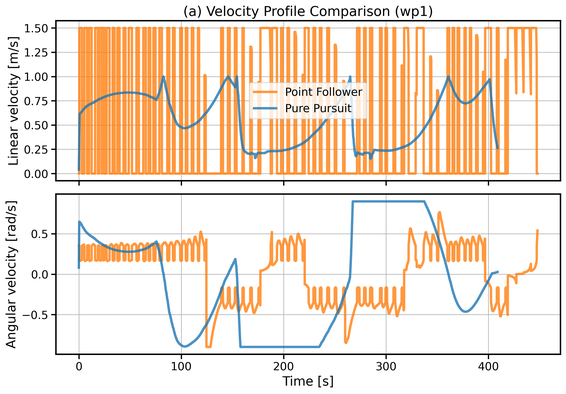
#> input picture ictc_test/velocity_profile_test/plot/velocity/velocity_wp1.png, 566 x 394 px, shrunk from 2975 x 2073 before the run
$ python plot_velocity_profile_2x3.py
#> lines starting #> are read from the running program, lines starting #| are printed output that depends on the picture
from pathlib import Path
import matplotlib.pyplot as plt
import matplotlib.image as mpimg

PLOT_DIR = Path("plot")
VELOCITY_DIR = PLOT_DIR / "velocity"

image_files = [
    VELOCITY_DIR / "velocity_wp1.png",
    VELOCITY_DIR / "velocity_wp2.png",
    VELOCITY_DIR / "velocity_wp3.png",
    VELOCITY_DIR / "velocity_wp4.png",
    VELOCITY_DIR / "velocity_wp5.png",
]

fig, axes = plt.subplots(2, 3, figsize=(18, 8))
axes = axes.flatten()

for ax, img_path in zip(axes, image_files):
    img = mpimg.imread(img_path)
#> img is the input picture: shape (394, 566, 4) float32; mean R, G, B, A 0.95, 0.881, 0.818, 1
    ax.imshow(img)
    ax.axis("off")

axes[-1].axis("off")

condition_text = (
    "Conditions | Same start pose, same routes (wp1–wp5), "
    "v_max = 1.5 m/s, w_max = 0.9 rad/s, "
    "goal tolerance = 0.4 m, control rate = 20 Hz"
)

fig.text(
    0.5,
    0.03,
    condition_text,
    ha="center",
    va="center",
    #fontsize=13,
    bbox=dict(
        facecolor="white",
        edgecolor="black",
        boxstyle="round,pad=0.4",
        alpha=0.95
    )
)

plt.tight_layout(rect=[0, 0.07, 1, 1])

save_path = VELOCITY_DIR / "velocity_all_routes_2x3.png"
plt.savefig(save_path, dpi=300, bbox_inches="tight")
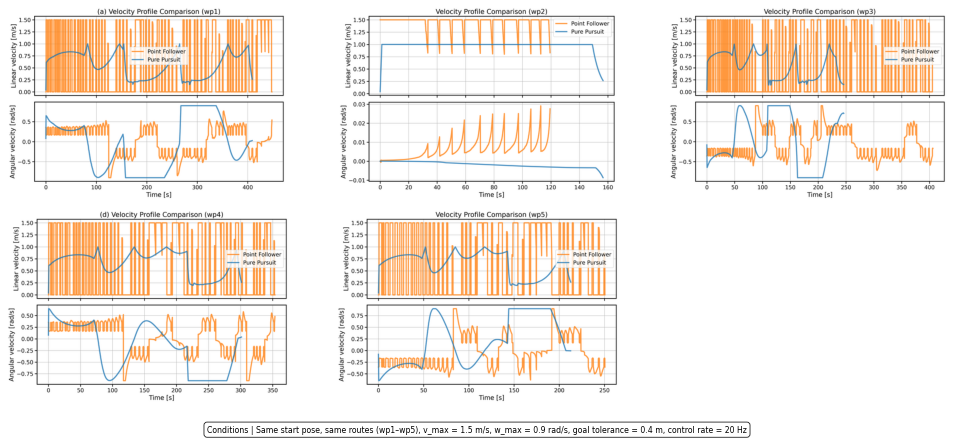
#> figure drawn by matplotlib, 5 panels
plt.close()

print(f"Saved: {save_path}")
